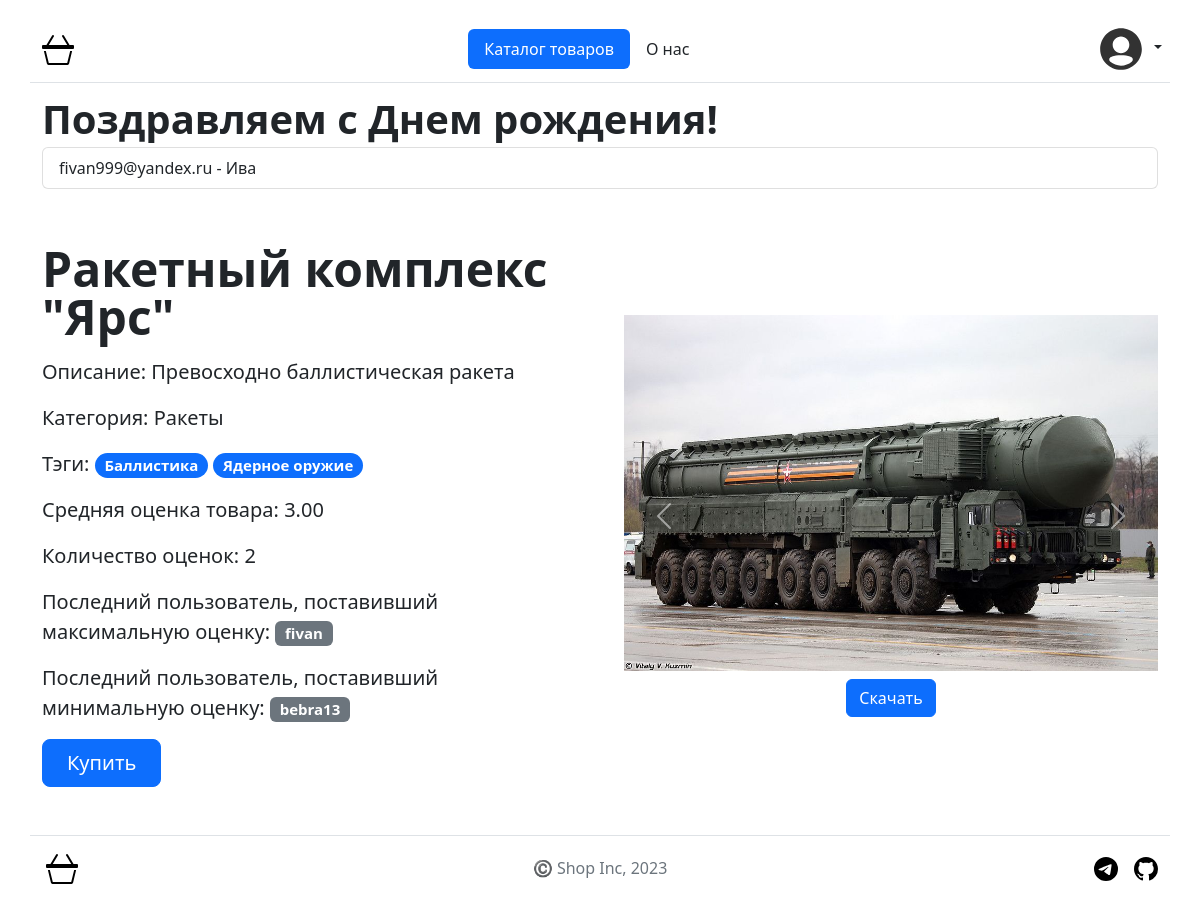
Screenshot of /catalog/7/ with the database file from the repository.
### users/models.py (models this page shows, shortened)
class ShopUser(AbstractUser):
    objects = users.managers.ShopUserManager()
    email = django.db.models.EmailField(
        _('email address'), blank=True, max_length=100, unique=True
    )
    login_attempts = django.db.models.IntegerField(
        default=0,
        verbose_name='неудачные попытки',
        help_text='Количество неудачных попыток входа в аккаунт',
    )
    class Meta(AbstractUser.Meta):
        db_table = 'auth_user'
        swappable = 'AUTH_USER_MODEL'

### catalog/models.py (models this page shows, shortened)
class Item(core.models.AbstractNameTextModel):
    objects = catalog.managers.ItemManager()
    text = RichTextField(
        verbose_name='описание',
        help_text='Введите описание',
        validators=[
            catalog.validators.ValidateMustContain(
                *settings.NESSESARY_TEXT_WORDS
            ),
        ],
    )
    category = django.db.models.ForeignKey(
        Category,
        verbose_name='категория',
        on_delete=django.db.models.CASCADE,
        related_name='catalog_items',
        help_text='Категория, к которой принадлежит товар',
    )
    tags = django.db.models.ManyToManyField(
        Tag,
        verbose_name='тэги',
        related_name='catalog_items',
        help_text='Тэги товара',
    )
    is_on_main = django.db.models.BooleanField(
        verbose_name='на главной',
        help_text='Отображать ли товар на главной странице',
        default=False,
    )
    created_at = django.db.models.DateField(
        auto_now_add=True,
        verbose_name='дата создания',
        help_text='Дата создания товара',
    )
    updated_at = django.db.models.DateField(
        auto_now=True,
        verbose_name='дата изменения',
        help_text='Дата изменения товара',
    )
    class Meta:
        verbose_name = 'товар'
        verbose_name_plural = 'товары'
        db_table = 'catalog_item'
    def image_thumb(self):
        """вывод изображения"""
        if self.main_image:
            return mark_safe(
                f'<img src="{self.main_image.get_image_50x50().url}">'
            )
        return 'Нет изображения'
    image_thumb.short_description = 'картинка'

class ImageToItem(core.models.AbstractImageModel):
    item = django.db.models.OneToOneField(
        Item,
        verbose_name='превью',
        related_name='main_image',
        on_delete=django.db.models.CASCADE,
        help_text='Главное изображение для товара',
    )
    class Meta:
        verbose_name = 'главное изображение'
        verbose_name_plural = 'главные изображения'
        db_table = 'catalog_image'

class Category(
    core.models.AbstractNameTextModel,
    core.models.AbstractSlugModel,
    core.models.AbstractKeywordModel,
):
    weight = django.db.models.PositiveSmallIntegerField(
        verbose_name='вес',
        help_text=(
            'Введите вес товара (положительное целое число от 1 до 32767)'
        ),
        validators=[
            django.core.validators.MaxValueValidator(32767),
            django.core.validators.MinValueValidator(1),
        ],
        default=100,
    )
    class Meta:
        verbose_name = 'категория'
        verbose_name_plural = 'категории'
        db_table = 'catalog_category'

class Tag(
    core.models.AbstractNameTextModel,
    core.models.AbstractSlugModel,
    core.models.AbstractKeywordModel,
):
    class Meta:
        verbose_name = 'тэг'
        verbose_name_plural = 'тэги'
        db_table = 'catalog_tag'

### catalog/views.py (the view, shortened to what this page needs)
class ItemDetailView(FormMixin, DetailView):
    model = catalog.models.Item
    form_model = rating.models.Rating
    template_name = 'catalog/detail.html'
    context_object_name = 'item'
    form_class = rating.forms.RatingForm
    queryset = catalog.models.Item.objects.get_published_items()
    def get_context_data(self, *args, **kwargs) -> dict:
        context = super().get_context_data(*args, **kwargs)
        sum_grades, number = 0, 0
        item_grades = rating.models.Rating.objects.filter(
            item_id=self.kwargs['pk']
        ).select_related('user').only('grade', 'user__id', 'user__username')
        minrating, maxrating = 6, 0
        for grade in item_grades:
            sum_grades += grade.grade
            number += 1
            if grade.grade >= maxrating:
                user_maxrating = grade.user.username
                maxrating = grade.grade
            if grade.grade <= minrating:
                user_minrating = grade.user.username
                minrating = grade.grade
            if self.request.user.id == grade.user.id:
                context['user_grade'] = grade
        context['number'] = number
        if number == 0:
            context['average'] = 0
        else:
            context['average'] = sum_grades / number
            context['user_maxrating'] = user_maxrating
            context['user_minrating'] = user_minrating
        return context

### users/context_processors.py (called while the page is built)
def users_with_birthdays(request: HttpRequest) -> dict:
    try:
        today_user_datetime = datetime.datetime.now(pytz.timezone(
            request.COOKIES.get('django_timezone')
        ))
    except Exception:
        today_user_datetime = datetime.datetime.now()
    birthday_users = ShopUser.objects.filter(
        profile__birthday__month=today_user_datetime.month,
        profile__birthday__day=today_user_datetime.day,
        is_active=True,
        profile__birthday__year__lte=today_user_datetime.year
    ).only('email', 'first_name')
    return {'birthday_users': birthday_users}

### templates/catalog/detail.html (shortened to what this page needs)
{% extends "base.html" %}
{% load static %}
{% block content %}
  <div class="container col-xxl-8">
    <div class="row flex-lg-row-reverse align-items-center g-5 py-5">
      <div class="col-10 col-sm-8 col-lg-6">
        <div id="carouselExampleIndicators" class="carousel slide" data-bs-ride="carousel">
          <div class="carousel-inner">
            <div class="carousel-item active">
              <div class="d-flex flex-column align-items-center gap-2">
                <img src="{{ item.main_image.image.url }}" class="d-block w-100 img" alt="..." />
                <a href="{% url 'download:download_image' item.main_image.image.url %}" class="btn btn-primary">Скачать</a>
              </div>
            </div>
          </div>
          <button class="carousel-control-prev" type="button" data-bs-target="#carouselExampleIndicators" data-bs-slide="prev">
              <span class="carousel-control-prev-icon" aria-hidden="true"></span>
          </button>
          <button class="carousel-control-next" type="button" data-bs-target="#carouselExampleIndicators" data-bs-slide="next">
              <span class="carousel-control-next-icon" aria-hidden="true"></span>
          </button>
        </div>
    </div>
      <div class="col-lg-6">
        <h3 class="display-5 fw-bold lh-1 mb-3">{{ item.name }}</h3>
        <p class="lead">Описание: {{ item.text|safe }}</p>
        <p class="lead">Категория: {{ item.category.name }}</p>
        <p class="lead">Тэги:
          {% for tag in item.tags.all %}
            <span class="badge rounded-pill text-bg-primary">{{ tag.name }}</span>
          {% endfor %}
        </p>
        <div>
          {% if number %}
              <p class="lead">Средняя оценка товара: {{ average|floatformat:2 }}</p>
              <p class="lead">Количество оценок: {{ number }}</p>
              <p class="lead">Последний пользователь, поставивший максимальную оценку:
              <span class="badge badge-pill text-bg-secondary">{{ user_maxrating }}</span></p>
              <p class="lead">Последний пользователь, поставивший минимальную оценку:
              <span class="badge badge-pill text-bg-secondary">{{ user_minrating }}</span></p>
          {% endif %}
          <div class="d-grid gap-2 d-md-flex justify-content-md-start">
            <a class="btn btn-primary btn-lg px-4 me-md-2">Купить</a>
          </div>
       </div>
      </div>
    </div>
  </div>
{% endblock content %}

### templates/base.html (shortened to what this page needs)
{% load static %}
<!DOCTYPE html>
<html lang="ru">
  <head>
    <link rel="stylesheet" href="{% static 'css/bootstrap.min.css' %}" />
  </head>
  <body class="d-flex flex-column min-vh-100">
    {% include "includes/header.html" %}
    <main>
      {% if birthday_users %}
        <div class="container col-xxl-8 mb-2">
          <h1 class="display-7 fw-bold lh-1">Поздравляем с Днем рождения!</h1>
          <ul class="list-group">
            {% for user in birthday_users %}
              <li class="list-group-item">{{ user.email }}{% if user.first_name %} - {{ user.first_name }}{% endif %}</li>
            {% endfor %}
          </ul>
        </div>
      {% endif %}
      {% block content %}Контента нет{% endblock content %}
    </main>
    {% include "includes/footer.html" %}
  </body>
</html>

### templates/includes/header.html (shortened to what this page needs)
{% load static %}
{% load i18n %}
<header class="p-3 text-dark ">
  <div class="container col-xxl-8 p-2 border-bottom">
    <div class="d-flex flex-wrap align-items-center justify-content-center justify-content-md-between">
      <a href="{% url 'homepage:homepage' %}" class="d-flex align-items-center mb-2 mb-lg-0 text-white text-decoration-none">
        <img src="{% static 'img/basket3.svg' %}" width="40" height="32" alt="иконка" />
      </a>
      {% with request.resolver_match.app_name as app_name %}
        <ul class="nav nav-pills col-12 col-md-auto mb-2 justify-content-center mb-md-0">
          <li>
            <a href="{% url 'catalog:item_list' %}" class="nav-link {% if app_name == 'catalog' %}active text-white{% else %}text-dark{% endif %}">{% translate "Каталог товаров" %}</a>
          </li>
          <li>
            <a href="{% url 'about:about' %}" class="nav-link {% if app_name == 'about' %}active text-white{% else %}text-dark{% endif %}">{% translate "О нас" %}</a>
          </li>
        </ul>
      {% endwith %}
      <div class="dropdown text-end">
        <a href="#" class="d-block link-dark text-decoration-none dropdown-toggle" id="dropdownUser" data-bs-toggle="dropdown" aria-expanded="false">
          <img src="{% if request.user.profile.image %}{{ request.user.profile.get_image_50x50.url }}{% else %}{% static 'img/default_user.svg' %}{% endif %}" width="50" height="50" class="rounded-circle" />
        </a>
      </div>
    </div>
  </div>
</header>

### templates/includes/footer.html
{% load static %}
<footer class="my-4 mt-auto">
  <div class="container pt-3 border-top d-flex flex-wrap justify-content-between align-items-center">
    <div class="col-md-4 d-flex align-items-center">
      <a href="{% url 'homepage:homepage' %}" class="d-flex align-items-center mb-2 mb-lg-0 text-white text-decoration-none">
        <img src="{% static 'img/basket3.svg' %}" width="40" height="32" alt="иконка" />
      </a>
    </div>
    <span class="text-muted">©️ Shop Inc, {% now "Y" %} </span>
    <ul class="nav col-md-4 justify-content-end list-unstyled d-flex">
      <li class="ms-3">
        <a href="https://t.me/bebra_dev">
          <img src="{% static 'img/telegram.svg' %}" width="24" height="24" alt="телега" />
        </a>
      </li>
      <li class="ms-3">
        <a href="https://github.com/fivan999">
          <img src="{% static 'img/github.svg' %}" width="24" height="24" alt="гит" />
        </a>
      </li>
    </ul>
  </div>
</footer>

### rows the page displays
Item: main_image.image (picture), name "Ракетный комплекс \"Ярс\"", text "Превосходно баллистическая ракета", category.name "Ракеты"
Tag: name "Баллистика"
Tag: name "Ядерное оружие"

### other values shown
{{ user.email }} "fivan999@yandex.ru"
{{ user.first_name }} "Ива"
{{ average|floatformat:2 }} "3.00"
{{ number }} "2"
{{ user_maxrating }} "fivan"
{{ user_minrating }} "bebra13"
